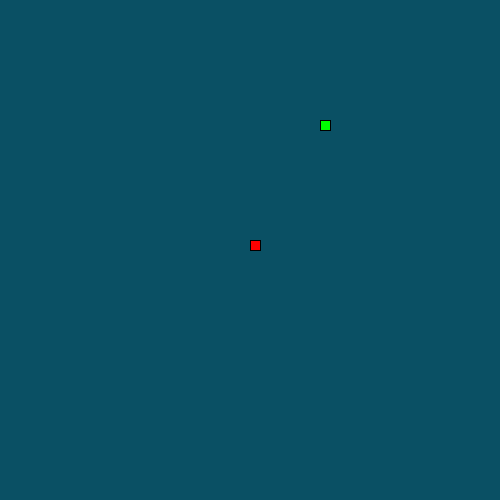
Frame 1 (no input)
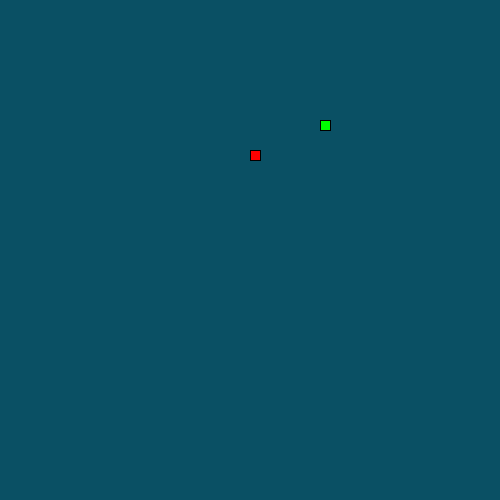
Frame 60 (the mouse pressed at the canvas centre just before this capture)
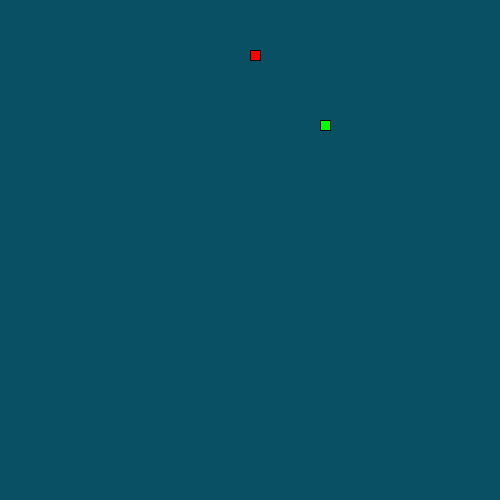
Frame 120 (the mouse held since frame 60 and released just before this capture)

The Processing sketch that drew these frames (run headless with seeded random() and noise(); from frame 60 on, the mouse is pressed at the canvas centre):

// Processing sketch: LeagueSnake
// ── LeagueSnake.pde
//*
// ***** SEGMENT CLASS *****
// This class will be used to represent each part of the moving snake.
//*

class Segment {

  //Add x and y member variables. They will hold the corner location of each segment of the snake.
  int x = 200;
  int y = 200;

  // Add a constructor with parameters to initialize each variable.
  Segment(int x, int y) {
    this.x = x;
    this.y = y;
  }
}


//*
// ***** GAME VARIABLES *****
// All the game variables that will be shared by the game methods are here
//*
Segment head;
int foodx;
int foody;
int direction = UP;
int food = 0;
ArrayList<Segment> tail = new ArrayList<Segment>();


//*
// ***** SETUP METHODS *****
// These methods are called at the start of the game.
//*

void setup() {
  size(500, 500);
  head = new Segment(250, 250);
  frameRate(20);
  dropFood();
 
}

void dropFood() {
  //Set the food in a new random location
  foodx = ((int)random(50)*10);
  foody = ((int)random(50)*10);
}



//*
// ***** DRAW METHODS *****
// These methods are used to draw the snake and its food 
//*

void draw() {
  background(10, 80, 100);
  drawFood();
  move();
  drawSnake();
}

void drawFood() {
  //Draw the food
  fill(0, 255, 0);
  square(foodx, foody, 10);
}

void drawSnake() {
  //Draw the head of the snake followed by its tail
  fill(255, 0, 0);
  square(head.x, head.y, 10);
manageTail();
}


//*
// ***** TAIL MANAGEMENT METHODS *****
// These methods make sure the tail is the correct length.
//*

void drawTail() {
  //Draw each segment of the tail
  for (Segment seg : tail) {
    rect(seg.x, seg.y, 10, 10);
   
  }
}

void manageTail() {
  //After drawing the tail, add a new segment at the "start" of the tail and remove the one at the "end" 
  //This produces the illusion of the snake tail moving.
  checkTailCollision();
  drawTail();
  tail.add(new Segment(head.x, head.y));
  tail.remove(0);
  eat();
}
void checkTailCollision() {
  //If the snake crosses its own tail, shrink the tail back to one segment
  for (int i = 0; i < tail.size(); i++) {
    if (head.x == tail.get(i).x && head.y == tail.get(i).y){
   tail.clear();
   print("Collide");
   
    }
}
}
//*
// ***** CONTROL METHODS *****
// These methods are used to change what is happening to the snake
//*

void keyPressed() {
  //Set the direction of the snake according to the arrow keys pressed
  if (key == CODED) {
    direction = keyCode;
  }
}

void move() {
  //Change the location of the Snake head based on the direction it is moving.


  switch(direction) {
  case UP:
    // move head up here 
    head.y = head.y-10;
    break;
  case DOWN:
    // move head down here 
    head.y = head.y+10;
    break;
  case LEFT:
    head.x = head.x-10;
    // figure it out 
    break;
  case RIGHT:
    head.x = head.x+10;
    // mystery code goes here 
    break;
  }
  checkBoundaries();
}

void checkBoundaries() {
  //If the snake leaves the frame, make it reappear on the other side
  if (direction == UP && head.y<0) {
    head.y = height - 10;
  } else if (direction == DOWN && head.y>height-10) {
    head.y = 10;
  } else if (direction == LEFT && head.x<0) {
    head.x = width - 10;
  } else if (direction == RIGHT && head.x>width-10) {
    head.x = 10;
  }
}



void eat() {
  //When the snake eats the food, its tail should grow and more food appear
if(head.x == foodx && head.y == foody){
tail.add(new Segment(head.x, head.y));
foodx = (int)random(width);
foodx = foodx - (foodx%10);
foody = (int)random(height);
foody = foody-(foody%10);
  }
}
